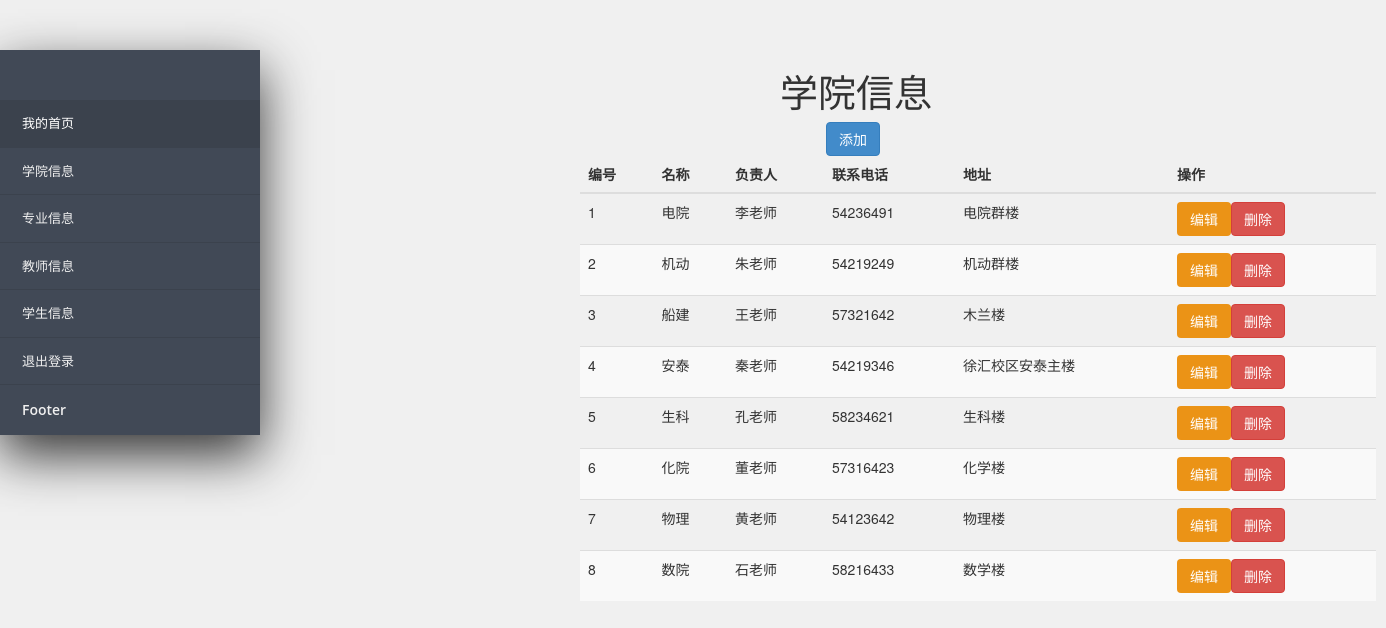
Screenshot of /pages/administer/administer_academy.php with the database file from the repository.
### tables this page shows
CREATE TABLE `academy` (
  `id` int(11) NOT NULL AUTO_INCREMENT,
  `academyName` varchar(45) DEFAULT NULL,
  `principal` varchar(45) DEFAULT NULL,
  `contact` varchar(45) DEFAULT NULL,
  `address` varchar(45) DEFAULT NULL,
  PRIMARY KEY (`id`),
  UNIQUE KEY `id_UNIQUE` (`id`),
  UNIQUE KEY `academyName_UNIQUE` (`academyName`),
  UNIQUE KEY `contact_UNIQUE` (`contact`),
  UNIQUE KEY `address_UNIQUE` (`address`)
);

### pages/administer/administer_academy.php (the view, shortened to what this page needs)
<!DOCTYPE html>
<html>
<head>
	<link href="../../library/jquery-accordion-menu.css" rel="stylesheet" type="text/css" />
 <link rel="stylesheet" type="text/css" href="../../library/bootstrap.min.css">
<link rel="stylesheet" type="text/css" href="../../dist/css/nav.css">
 <link rel="stylesheet" type="text/css" href="../../dist/css/student.css">
</head>
<body>
<?php
require_once("../common/administer_nav.php");
?>
<div class="info">
<table class="table table-striped">
  <h2>学院信息</h2>
  <a class="btn btn-primary add " style="margin-left: 566px;">添加</a>
  <thead>
    <tr>
      <th>编号</th>
      <th>名称</th>
      <th>负责人</th>
      <th>联系电话</th>
      <th>地址</th>
      <th>操作</th>
    </tr>
  </thead>
  <tbody>
  <?php
   $dbc=mysqli_connect('localhost','root','57317019','db_bighw')
  or die("Error connecting to MySQL server");
  $query="SELECT * FROM academy";
  $data=mysqli_query($dbc,$query)
  or die("Error ");
  while($row=mysqli_fetch_array($data)){
    echo  '<tr>
    <td>'.$row['id'].'</td>'.
    '<td>'.$row['academyName'].'</td>'.
    '<td>'.$row['principal'].'</td>'.
    '<td>'.$row['contact'].'</td>'.
    '<td>'.$row['address'].'</td>'.
    '<td>'.'<a class="btn edit " style="background-color:#eb9316;color:white">编辑</a>'.'<a class="btn btn-danger del">删除</a>'.'</td>';
  }
  ?>
 </tbody>
</table>
</body>
</html>

### pages/common/administer_nav.php (shortened to what this page needs)
<div class="content">
	<div id="jquery-accordion-menu" class="jquery-accordion-menu grey">
		<div class="jquery-accordion-menu-header" id="form"></div>
		<ul id="demo-list">
		   <li class="active"><a href="administer.php">我的首页</a></li>
			<li><a href="administer_academy.php">学院信息</a></li>
		    <li><a href="administer_major.php">专业信息</a></li>
			<li><a href="administer_teacher.php">教师信息</a></li>
			<li><a href="administer_student.php">学生信息</a></li>
			<li><a href="administer_quit.php">退出登录 </a></li>
		</ul>
		<div class="jquery-accordion-menu-footer">
			Footer
		</div>
	</div>
</div>

### rows the page displays
academy: id "1", academyName "电院", principal "李老师", contact "54236491", address "电院群楼"
academy: id "2", academyName "机动", principal "朱老师", contact "54219249", address "机动群楼"
academy: id "3", academyName "船建", principal "王老师", contact "57321642", address "木兰楼"
academy: id "4", academyName "安泰", principal "秦老师", contact "54219346", address "徐汇校区安泰主楼"
academy: id "5", academyName "生科", principal "孔老师", contact "58234621", address "生科楼"
academy: id "6", academyName "化院", principal "董老师", contact "57316423", address "化学楼"
academy: id "7", academyName "物理", principal "黄老师", contact "54123642", address "物理楼"
academy: id "8", academyName "数院", principal "石老师", contact "58216433", address "数学楼"
